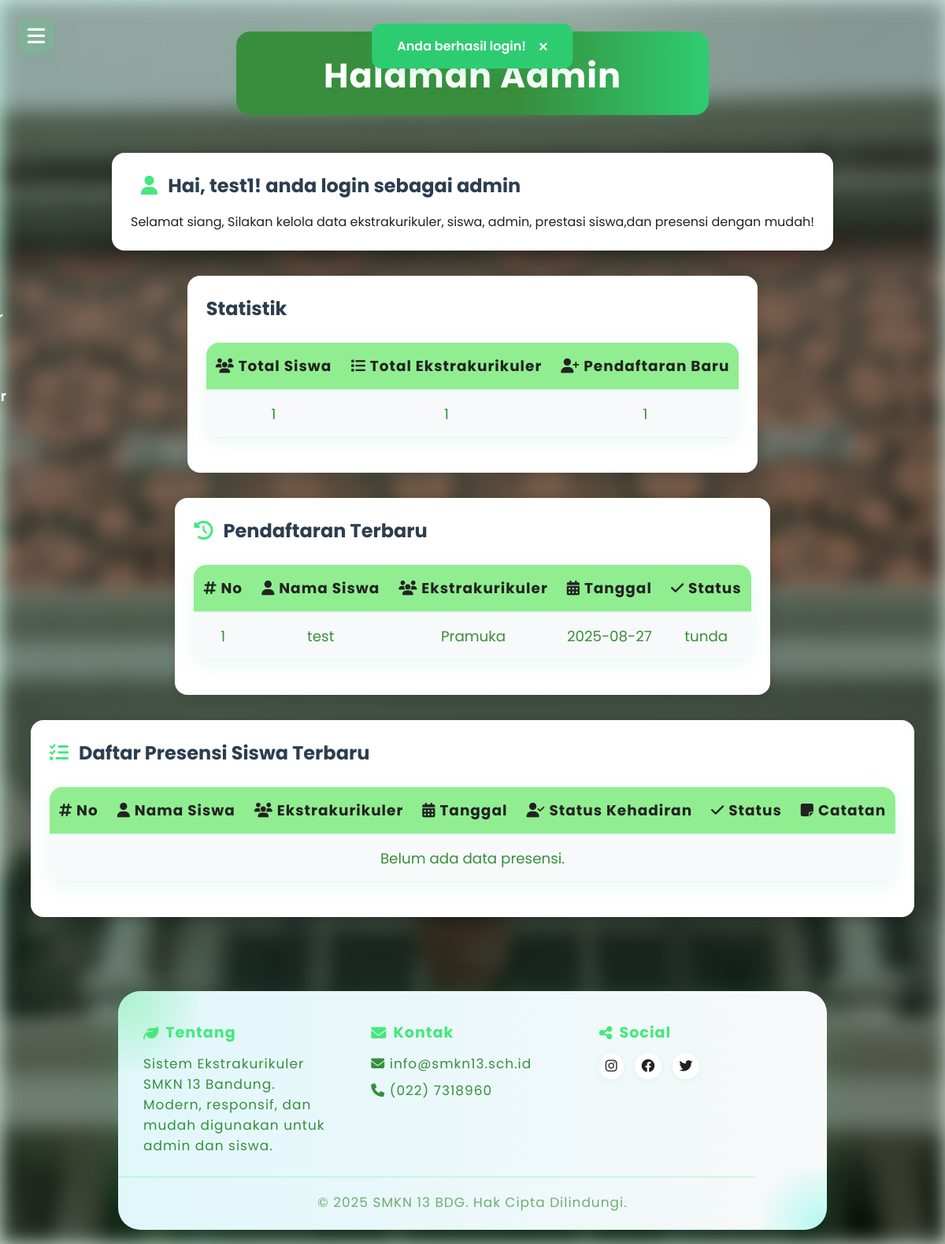
/panel_admin.php (signed in), run on the app's committed database.
### tables this page shows
CREATE TABLE `pendaftaran_eskul` (
  `id_pendaftaran` int(11) NOT NULL,
  `id_siswa` int(11) NOT NULL,
  `id_eskul` int(11) NOT NULL,
  `tanggal_daftar` date NOT NULL,
  `status` enum('tunda','diterima','ditolak') NOT NULL DEFAULT 'tunda',
  `keterangan` text DEFAULT NULL
);

CREATE TABLE `siswa` (
  `id_siswa` int(11) NOT NULL,
  `nis` varchar(20) NOT NULL,
  `nama_siswa` varchar(200) NOT NULL,
  `kelas` varchar(10) NOT NULL,
  `jenis_kelamin` enum('L','P') DEFAULT NULL,
  `tanggal_lahir` date DEFAULT NULL,
  `alamat` text DEFAULT NULL,
  `no_telp` varchar(15) DEFAULT NULL,
  `email` varchar(100) DEFAULT NULL,
  `foto_profil` varchar(255) DEFAULT NULL
);

CREATE TABLE `eskul` (
  `id_eskul` int(11) NOT NULL,
  `nama_eskul` varchar(100) NOT NULL,
  `deskripsi` text NOT NULL,
  `pembina` varchar(100) NOT NULL,
  `hari_kegiatan` varchar(10) NOT NULL,
  `jam_mulai` time NOT NULL,
  `jam_selesai` time NOT NULL,
  `lokasi` varchar(100) NOT NULL,
  `kuota` int(11) DEFAULT NULL,
  `foto_eskul` varchar(255) DEFAULT NULL
);

### panel_admin.php (the view, shortened to what this page needs)
<?php
include 'koneksi.php';
$success_msg = $_SESSION['success_msg'] ?? null;
$username = $_SESSION['username'];
$role = strtolower(trim($_SESSION['role']));
$sql_total_siswa = "SELECT COUNT(*) AS total_siswa FROM siswa";
$sql_total_eskul = "SELECT COUNT(*) AS total_eskul FROM eskul";
$sql_pendaftaran_baru = "SELECT COUNT(*) AS pendaftaran_baru FROM pendaftaran_eskul WHERE YEAR(tanggal_daftar) = YEAR(CURRENT_DATE)";
$result_siswa = $conn->query($sql_total_siswa);
$result_eskul = $conn->query($sql_total_eskul);
$result_pendaftaran = $conn->query($sql_pendaftaran_baru);
$total_siswa = $result_siswa->fetch_assoc()['total_siswa'];
$total_eskul = $result_eskul->fetch_assoc()['total_eskul'];
$pendaftaran_baru = $result_pendaftaran->fetch_assoc()['pendaftaran_baru'];
$sql_pendaftaran_terbaru = "SELECT p.*, s.nama_siswa, e.nama_eskul
                            FROM pendaftaran_eskul p
                            JOIN siswa s ON p.id_siswa = s.id_siswa
                            JOIN eskul e ON p.id_eskul = e.id_eskul
                            ORDER BY p.tanggal_daftar DESC
                            LIMIT 5";
$pendaftaran_terbaru_result = $conn->query($sql_pendaftaran_terbaru);
$sql_total_presensi = "SELECT COUNT(*) AS total_presensi FROM presensi";
$result_total_presensi = $conn->query($sql_total_presensi);
$sql_presensi = "SELECT
  p.id_presensi,
  p.tanggal,
  p.status_hadir,
  p.catatan,
  e.nama_eskul,
  p.status,
  s.nama_siswa
FROM presensi p
JOIN eskul e ON p.id_eskul = e.id_eskul
JOIN siswa s ON p.id_siswa = s.id_siswa
ORDER BY p.tanggal DESC
LIMIT 2";
$result_presensi = $conn->query($sql_presensi);
?>
<html>
<head>
    <link rel="stylesheet" href="https://cdnjs.cloudflare.com/ajax/libs/font-awesome/6.4.0/css/all.min.css">
</head>
<?php if ($role === 'admin'): ?>
     <h1>Halaman Admin</h1>
     <div class="burger" onclick="toggleSidebar()">
        <i class="fa-solid fa-bars"></i>
    </div>
<?php endif; ?>
     <?php if ($success_msg): ?>
<div id="notif-success" class="notif-success show">
  <span><?= htmlspecialchars($success_msg) ?></span>
  <button onclick="closeNotif()" aria-label="Close notification">&times;</button>
</div>
<?php endif; ?>
    <div class="card">
         <h3><span class="wave-hand"><i class="fa-solid fa-hand-wave"></i></span> <i class="fa-solid fa-user"></i> Hai, <?php echo htmlspecialchars($username); ?>! anda login sebagai <?php echo htmlspecialchars($role); ?></h3>
         <p>
            <?php
            $hour = (int)date('G');
            if ($hour >= 5 && $hour < 11) {
                $greeting = 'Selamat pagi';
            } elseif ($hour >= 11 && $hour < 15) {
                $greeting = 'Selamat siang';
            } elseif ($hour >= 15 && $hour < 18) {
                $greeting = 'Selamat sore';
            } else {
                $greeting = 'Selamat malam';
            }
            echo $greeting;
            ?>, Silakan kelola data ekstrakurikuler, siswa, admin, prestasi siswa,dan presensi dengan mudah!
        </p>
    </div>
    <div class="card">
    <h3>Statistik</h3>
    <table>
        <tr>
            <th><i class="fa-solid fa-users"></i> Total Siswa</th>
            <th><i class="fa-solid fa-list"></i> Total Ekstrakurikuler</th>
            <th><i class="fa-solid fa-user-plus"></i> Pendaftaran Baru</th>
        </tr>
        <tr>
            <td><?php echo $total_siswa; ?></td>
            <td><?php echo $total_eskul; ?></td>
            <td><?php echo $pendaftaran_baru; ?></td>
        </tr>
    </table>
    </div>
    <div class="card">
    <h3><i class="fa-solid fa-clock-rotate-left"></i> Pendaftaran Terbaru</h3>
    <table>
        <tr>
            <th><i class="fa-solid fa-hashtag"></i> No</th>
            <th><i class="fa-solid fa-user"></i> Nama Siswa</th>
            <th><i class="fa-solid fa-users"></i> Ekstrakurikuler</th>
            <th><i class="fa-solid fa-calendar-days"></i> Tanggal</th>
            <th><i class="fa-solid fa-check"></i> Status</th>
        </tr>
        <?php
        if ($pendaftaran_terbaru_result->num_rows > 0) {
            $no = 1;
            while ($row = $pendaftaran_terbaru_result->fetch_assoc()) {
                echo "<tr>";
                echo "<td>" . $no++ . "</td>";
                echo "<td>" . htmlspecialchars($row['nama_siswa']) . "</td>";
                echo "<td>" . htmlspecialchars($row['nama_eskul']) . "</td>";
                echo "<td>" . htmlspecialchars($row['tanggal_daftar']) . "</td>";
                echo "<td>" . htmlspecialchars($row['status']) . "</td>";
                echo "</tr>";
            }
        } else {
            echo "<tr><td colspan='5'>Belum ada pendaftaran terbaru.</td></tr>";
        }
        ?>
    </table>
    </div>
    <div class="card">
    <h3><i class="fa-solid fa-list-check"></i> Daftar Presensi Siswa Terbaru</h3>
    <table>
        <tr>
            <th><i class="fa-solid fa-hashtag"></i> No</th>
            <th><i class="fa-solid fa-user"></i> Nama Siswa</th>
            <th><i class="fa-solid fa-users"></i> Ekstrakurikuler</th>
            <th><i class="fa-solid fa-calendar-days"></i> Tanggal</th>
            <th><i class="fa-solid fa-user-check"></i> Status Kehadiran</th>
            <th><i class="fa-solid fa-check"></i> Status</th>
            <th><i class="fa-solid fa-note-sticky"></i> Catatan</th>
        </tr>
        <?php
        $no = 1;
        if ($result_presensi->num_rows > 0):
            while ($row = $result_presensi->fetch_assoc()):
        ?>
        <tr>
            <td><?= $no++; ?></td>
            <td><?= htmlspecialchars($row['nama_siswa']); ?></td>
            <td><?= htmlspecialchars($row['nama_eskul']); ?></td>
            <td><?= htmlspecialchars($row['tanggal']); ?></td>
            <td><?= htmlspecialchars($row['status_hadir']); ?></td>
            <td><?= htmlspecialchars($row['status']); ?></td>
            <td><?= htmlspecialchars($row['catatan']); ?></td>
        </tr>
        <?php endwhile; else: ?>
        <tr><td colspan="7">Belum ada data presensi.</td></tr>
        <?php endif; ?>
    </table>
    </div>
  <footer>
        <div class="footer-container">
            <div class="footer-row">
                <div class="footer-col">
                    <h4><i class="fa-solid fa-leaf"></i> Tentang</h4>
                    <p>Sistem Ekstrakurikuler SMKN 13 Bandung.<br>Modern, responsif, dan mudah digunakan untuk admin dan siswa.</p>
                </div>
                <div class="footer-col">
                    <h4><i class="fa-solid fa-envelope"></i> Kontak</h4>
                    <p><i class="fa-solid fa-envelope"></i> info@smkn13.sch.id</p>
                    <p><i class="fa-solid fa-phone"></i> (022) 7318960</p>
                </div>
                <div class="footer-col">
                    <h4><i class="fa-solid fa-share-nodes"></i> Social</h4>
                    <div class="footer-social">
                        <a href="https://www.instagram.com/smkn13bandung/" aria-label="Instagram"><i class="fa-brands fa-instagram"></i></a>
                        <a href="https://m.facebook.com/smkn13bdg2/" aria-label="Facebook"><i class="fa-brands fa-facebook"></i></a>
                        <a href="https://x.com/smkn13bdg" aria-label="Twitter"><i class="fa-brands fa-twitter"></i></a>
                    </div>
                </div>
            </div>
            <hr style="margin:18px 0;">
            <p class="footer-copyright">&copy; <?php echo date('Y');?> SMKN 13 BDG. Hak Cipta Dilindungi.</p>
        </div>
    </footer>
</body>
</html>

### data on the page
pendaftaran_eskul: id_siswa.nama_siswa "test", id_eskul.nama_eskul "Pramuka", tanggal_daftar "2025-08-27", status "tunda"

### other printed values
$success_msg "Anda berhasil login!"
$username "test1"
$role "admin"
$greeting "Selamat siang"
$total_siswa "1"
$total_eskul "1"
$pendaftaran_baru "1"
